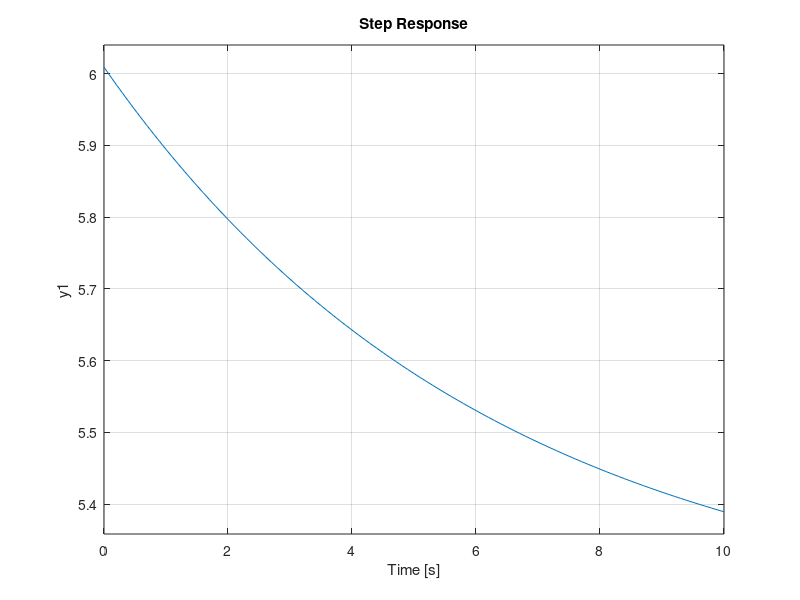

Write MATLAB code to recreate this figure. (Note: this script raises an error after producing the figure.)
clear; clc; close all;
s = tf('s');

% GUY WIRE PROPERTIES (KELVIN-VOIGT SLS)
%Eguy = 112e9; % Kevlar® 49 Aramid Fiber elastic modulus [Pa]
%Eguy = 172e9; % Honeywell Spectra® 1000 Fiber elastic modulus [Pa]
Eguy = 117e9; % Honeywell Spectra® 900 Fiber elastic modulus [Pa]
Ee = Eguy; % instantaneous elastic response, no viscous effects [Pa]
Ev = 90e9; % elastic part of Kelvin element [Pa]
eta = 65e10; % Kelvin dashpot viscousity [kg/s]
A = pi*(1e-4)^2; % guy wire cross sectional area [m^2]
R = 0.9e-2; % spindle radius including wire [m]
L = 1.98; % approximate length [m]

% TENSION SPRING PROPERTIES
ks = 240; % spring constant of tension spring measured to be 301 [N/m]

% PLANT MODEL, STEP RESPONSE, IV and FV
G = A*R*Ee*ks*(eta*s+Ev)/(eta*(L*ks+A*Ee)*s+L*ks*(Ev+Ee)+A*Ev*Ee); % plant
figure(); step(pi*G,10)
% IV = pi*A*R*Ee*ks/(L*ks+A*Ee);
% FV = pi*(A*R*Ee*Ev*ks)/(L*ks*(Ee+Ev)+A*Ev*Ee);

% COMPARE EXPERIMENT DATA WITH MODEL
[time,tension,theta] = getExpData("GuyWireSysID-2022-08-10",-1,10); % t0 just after the step
hold on; plot(time,tension,'.g')

% ANALYTICAL TIME DOMAIN STEP RESPONSE
% a1 = (A*Ee^2*L*R*ks^2)/((L*ks + A*Ee)*(A*Ee*Ev + Ee*L*ks + Ev*L*ks));
% b1 = (A*Ee*Ev + Ee*L*ks + Ev*L*ks)/(eta*(L*ks + A*Ee));
% c = (A*Ee*Ev*R*ks)/(A*Ee*Ev + Ee*L*ks + Ev*L*ks);
% stepRes = @(amp,t) amp*(a1*exp(-b1*t)+c);
% time = 0:0.1:10;
% hold on; plot(time,stepRes(pi,time),'r')




